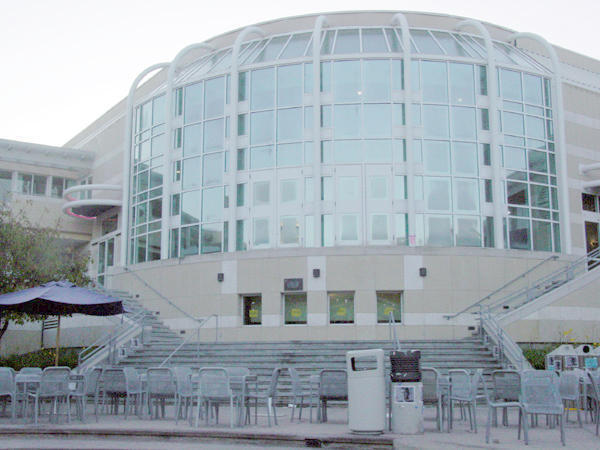
#> input picture CSE252B/hw1/price_center20.jpg, 600 x 450 px, found by its file name
$ jupyter execute --allow-errors HW1.ipynb
#> lines starting #> are read from the running program, lines starting #| are printed output that depends on the picture
# CSE 252B: Computer Vision II, Winter 2018 – Assignment 1
### Instructor: Ben Ochoa
### Due: Wednesday, January 17, 2018, 11:59 PM

## Instructions
* Review the academic integrity and collaboration policies on the course website.
* This assignment must be completed individually.
* This assignment contains both math and programming problems.
* All solutions must be written in this notebook
* Math problems must be done in Markdown/LATEX. Remember to show work and describe your solution.
* Programming aspects of this assignment must be completed using Python in this notebook.
* This notebook contains skeleton code, which should not be modified (This is important for standardization to facilate effeciant grading).
* You may use python packages for basic linear algebra, but you may not use packages that directly solve the problem. Ask the instructor if in doubt.
* You must submit this notebook exported as a pdf. You must also submit this notebook as an .ipynb file.
* You must submit both files (.pdf and .ipynb) on Gradescope. You must mark each problem on Gradescope in the pdf.
* It is highly recommended that you begin working on this assignment early.

## Problem 1 (Math): Line-plane intersection (5 points)
  The line in 3D defined by the join of the points $\boldsymbol{X}_1 = (X_1,
  Y_1, Z_1, T_1)^\top$ and $\boldsymbol{X}_2 = (X_2, Y_2, Z_2, T_2)^\top$
  can be represented as a Plucker matrix $\boldsymbol{L} = \boldsymbol{X}_1
  \boldsymbol{X}_2^\top - \boldsymbol{X}_2 \boldsymbol{X}_1^\top$ or pencil of points
  $\boldsymbol{X}(\lambda) = \lambda \boldsymbol{X}_1 + (1 - \lambda) \boldsymbol{X}_2$
  (i.e., $\boldsymbol{X}$ is a function of $\lambda$).  The line intersects
  the plane $\boldsymbol{\pi} = (a, b, c, d)^\top$ at the point
  $\boldsymbol{X}_{\boldsymbol{L}} = \boldsymbol{L} \boldsymbol{\pi}$ or
  $\boldsymbol{X}(\lambda_{\boldsymbol{\pi}})$, where $\lambda_{\boldsymbol{\pi}}$ is
  determined such that $\boldsymbol{X}(\lambda_{\boldsymbol{\pi}})^\top \boldsymbol{\pi} =
  0$ (i.e., $\boldsymbol{X}(\lambda_{\boldsymbol{\pi}})$ is the point on
  $\boldsymbol{\pi}$).  Show that $\boldsymbol{X}_{\boldsymbol{L}}$ is equal to
  $\boldsymbol{X}(\lambda_{\boldsymbol{\pi}})$ up to scale.

### My solution:

It is obvious that the Plucker matrix $pl\ddot{u}cker$ matrix is a skew symmetric matrix. As the problem statement, there are two ways to see an intersection point:

- By using pencil point $\boldsymbol{X}(\lambda_{\boldsymbol{\pi}})^\top \boldsymbol{\pi} =
  0$, $$(\lambda_{_\boldsymbol{\pi}}\boldsymbol{X_1}^{T} + (1-\lambda_{_\boldsymbol{\pi}})\boldsymbol{X_2}^{T})\boldsymbol{{\pi}} = .0$$ The equation is then solved by $\lambda_{_\boldsymbol{\pi}} = \frac{{\boldsymbol{X_2}^{T}}{\boldsymbol{\pi}}}{ (\boldsymbol{X_2}^{T} - \boldsymbol{X_1}^{T})\boldsymbol{\pi}} $. Setting this parameter to the form pencil of point, the intersection point can be expressed as: $\boldsymbol{X}({{\lambda_{\pi}}})=\frac{\boldsymbol{X_2}^{T}\boldsymbol{\pi}\boldsymbol{X_1} - \boldsymbol{X_1}^{T}\boldsymbol{\pi}\boldsymbol{X_2}}{(\boldsymbol{X_2-X_1})^{T}\boldsymbol{\pi}} = \frac{1}{(\boldsymbol{X_2-X_1})^{T}\boldsymbol{\pi}}({\boldsymbol{X_2}^{T}\boldsymbol{\pi}\boldsymbol{X_1} - \boldsymbol{X_1}^{T}\boldsymbol{\pi}\boldsymbol{X_2}}) = c_0\boldsymbol{X_1} + c_1\boldsymbol{X_2}$, where $c_0$ and $c_1$ are sclars.

- By plugging the $pl\ddot{u}cker$ matrix in $\boldsymbol{X_L} = (\boldsymbol{{X_1}{X_2}^{T} - {X_2}{X_1}^{T}})\boldsymbol{\pi}$.

$$ \boldsymbol{L} =
\begin{pmatrix}
 0 & c_1 & c_2 & c_3\\
 -c_1 & 0 & c_3 & c_4\\
 -c_2 & -c_3 & 0 & c_5\\
 -c_3 & -c_4 & -c_5  & 0\\
\end{pmatrix} = (\boldsymbol{L}_1 + \boldsymbol{L}_2).$$

where $c_1=X_1Y_2-X_2Y_1, c_2=X_1Z_2-X_2Z_1, c_3=X_1T_2-X_2T_1, c_4 = Y_1T_2-Y_2T_1, c_5 = Z_1T_2-Z_2T_1$ and $\boldsymbol{L}_1$ is lower triangle matrix, $\boldsymbol{L}_2$ an upper triangle matrix. Thus: $ \boldsymbol{X_L} = \boldsymbol{L}\boldsymbol{\pi} = (\boldsymbol{L}_1 + \boldsymbol{L}_2)\boldsymbol{\pi}$

When comparing the term $\boldsymbol{{X_1}{X_2}^{T}\boldsymbol{\pi} - {X_2}{X_1}^{T}}\boldsymbol{\pi}$ and ${\boldsymbol{X_2}^{T}\boldsymbol{\pi}\boldsymbol{X_1} - \boldsymbol{X_1}^{T}\boldsymbol{\pi}\boldsymbol{X_2}}$. Their components are same.

Thus, it is summerised that only the scalar $\frac{1}{(\boldsymbol{X_2-X_1})^{T}\boldsymbol{\pi}}$ differs $\boldsymbol{X_L}$ from $\boldsymbol{X(\lambda_{\pi})}$.

## Problem 2 (Math): Line-quadric intersection (5 points)
  In general, a line in 3D intersects a quadric $\boldsymbol{Q}$ at zero, one
  (if the line is tangent to the quadric), or two points.  If the
  pencil of points $\boldsymbol{X}(\lambda) = \lambda \boldsymbol{X}_1 + (1 -
  \lambda) \boldsymbol{X}_2$ represents a line in 3D, the (up to two) real
  roots of the quadratic polynomial $c_2 \lambda_{\boldsymbol{Q}}^2 + c_1
  \lambda_{\boldsymbol{Q}} + c_0 = 0$ are used to solve for the intersection
  point(s) $\boldsymbol{X}(\lambda_{\boldsymbol{Q}})$.  Show that $c_2 =
  \boldsymbol{X}_1^\top \boldsymbol{Q} \boldsymbol{X}_1 - 2 \boldsymbol{X}_1^\top \boldsymbol{Q}
  \boldsymbol{X}_2 + \boldsymbol{X}_2^\top \boldsymbol{Q} \boldsymbol{X}_2$, $c_1 = 2 (
  \boldsymbol{X}_1^\top \boldsymbol{Q} \boldsymbol{X}_2 - \boldsymbol{X}_2^\top \boldsymbol{Q}
  \boldsymbol{X}_2 )$, and $c_0 = \boldsymbol{X}_2^\top \boldsymbol{Q} \boldsymbol{X}_2$.

### My solution:

A point $\boldsymbol{X}$ on a quadric $\boldsymbol{Q}$ can be interpreted as: $\boldsymbol{X^{T}QX} = 0$. Applying the pencil of points, it is seen that: $$\boldsymbol{X}({\lambda}_{Q})^{T}\boldsymbol{Q}\boldsymbol{X}({\lambda}_{Q}) = (\lambda_{Q}\boldsymbol{X}_1^{T} + (1-\lambda_{Q})\boldsymbol{X}_2^{T})\boldsymbol{Q}(\lambda_{Q}\boldsymbol{X}_1 + (1-\lambda_{Q})\boldsymbol{X}_2).$$ Further, expand the equation and it is resulted in: $$ (\boldsymbol{X}_1^{T}\boldsymbol{Q}\boldsymbol{X}_1 - 2\boldsymbol{X}_1^{T}\boldsymbol{Q}\boldsymbol{X}_2 - \boldsymbol{X}_2^{T}\boldsymbol{Q}\boldsymbol{X}_2){\boldsymbol{\lambda}_{Q}}^{2} + 2(\boldsymbol{X}_1^{T}\boldsymbol{Q}\boldsymbol{X}_1 - \boldsymbol{X}_2^{T}\boldsymbol{Q}\boldsymbol{X}_2)\lambda_{Q} + \boldsymbol{X}_2^{T}\boldsymbol{Q}\boldsymbol{X}_2= 0.$$

Comparing this form with the given quadratic polynomial, it is true that: $c_2 =
  \boldsymbol{X}_1^\top \boldsymbol{Q} \boldsymbol{X}_1 - 2 \boldsymbol{X}_1^\top \boldsymbol{Q}
  \boldsymbol{X}_2 + \boldsymbol{X}_2^\top \boldsymbol{Q} \boldsymbol{X}_2$, $c_1 = 2 (
  \boldsymbol{X}_1^\top \boldsymbol{Q} \boldsymbol{X}_2 - \boldsymbol{X}_2^\top \boldsymbol{Q}
  \boldsymbol{X}_2 )$, and $c_0 = \boldsymbol{X}_2^\top \boldsymbol{Q} \boldsymbol{X}_2$

## Problem 3 (Programing): Feature detection (20 points)
Download input data from the course website. The file price_center20.JPG
contains image 1 and the file price_center21.JPG contains image 2.

For each input image, calculate an image where each pixel value is the minor
eigenvalue of the gradient matrix

$N=\left[ \begin{array}{cc}
\sum\limits_w I_x^2 & \sum\limits_w I_x I_y\\
\sum\limits_w I_x I_y & \sum\limits_w I_y^2
\end{array} \right]$

where w is the window about the pixel, and $I_x$ and $I_y$ are the gradient images in
the x and y direction, respectively. Calculate the gradient images using the fivepoint
central difference operator. Set resulting values that are below a specified
threshold value to zero (hint: calculating the mean instead of the sum in N allows
for adjusting the size of the window without changing the threshold value). Apply
an operation that suppresses (sets to 0) local (i.e., about a window) nonmaximum
pixel values in the minor eigenvalue image. Vary these parameters such that
around 600–650 features are detected in each image. For resulting nonzero pixel
values, determine the subpixel feature coordinate using the Forstner corner point
operator.

[cell 1]
import numpy as np
from PIL import Image
import matplotlib.pyplot as plt
import matplotlib.patches as patches
from scipy import ndimage, signal
import math
# open the input images, size of 600*450
I1 = np.array(Image.open('price_center20.JPG'), dtype='float')/255.
I2 = np.array(Image.open('price_center21.JPG'), dtype='float')/255.
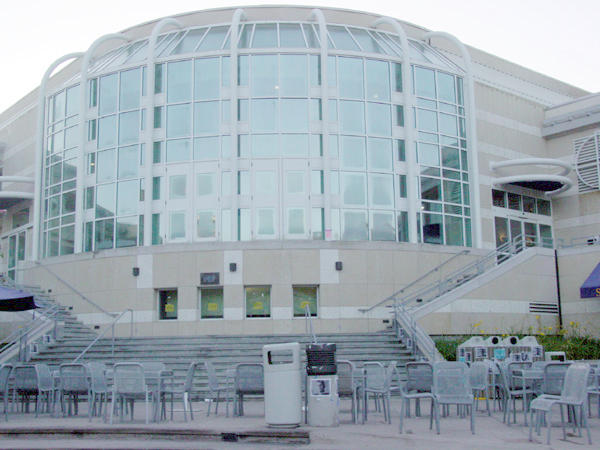
#> input picture CSE252B/hw1/price_center21.jpg, 600 x 450 px, found by its file name

# Display the input images
plt.figure(figsize=(14,8))
plt.subplot(1,2,1)
plt.imshow(I1)
plt.subplot(1,2,2)
plt.imshow(I2)
plt.show()
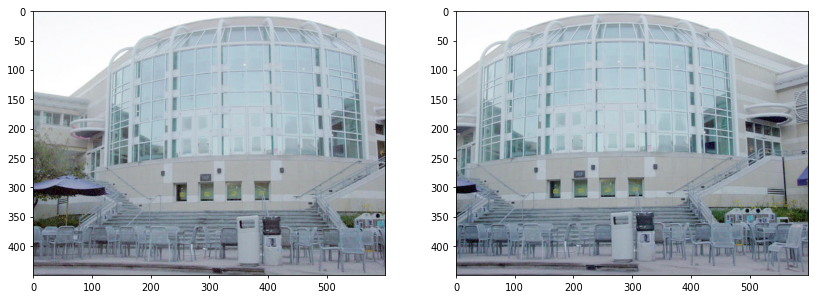
#> figure drawn by matplotlib, 2 panels

[cell 2]
def corner(I, w, t, w_nms):
    # inputs:
    # I is the input image (may be mxn for BW or mxnx3 for RGB)
    # w is the size of the window used to compute the gradient matrix N
    # t is the minor eigenvalue threshold
    # w_nms is the size of the window used for nonmaximal supression
    # outputs:
    # J0 is the mxn image of minor eigenvalues of N before thresholding
    # J1 is the mxn image of minor eigenvalues of N after thresholding
    # J2 is the mxn image of minor eigenvalues of N after nonmaximal supression
    # pts0 is the 2xk list of coordinates of (pixel accurate) corners
    #     (ie. coordinates of nonzero values of J2)
    # pts1 is the 2xk list of coordinates of subpixel accurate corners
    #     found using the Forstner detector
    """my code starts"""
#> called with w = 15, t = 0.08, w_nms = 7

    if len(I.shape) == 3:
        I_gray = 0.2989*I[:,:,0] + 0.5870*I[:,:,1] + 0.1140*I[:,:,2]
    else:
        I_gray = I

    m,n = I.shape[:2]
    J0 = np.zeros((m,n))
    J1 = np.zeros((m,n))
    J2 = np.zeros((m,n))

    gradient_kernel = 1/12*np.array([-1,8,0,-8,1])
    Ix = np.zeros((m,n))
    Iy = np.zeros((m,n))

    # image gradient using five-point-operator
    for i in range(m):
        Ix[i,:] = ndimage.convolve(I_gray[i,:],gradient_kernel,mode = 'reflect')
    for j in range(n):
        Iy[:,j] = (ndimage.convolve(I_gray[:,j].T,gradient_kernel,mode = 'reflect')).T
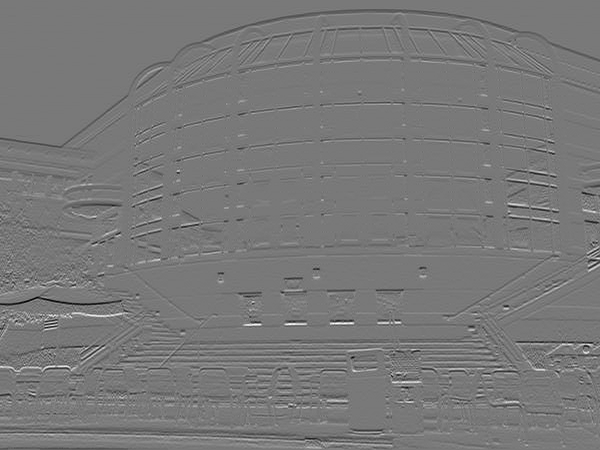
#> Iy: shape (450, 600) float64; min -0.385, max 0.426, mean -0.000983; drawn with min black and max white
    #magnitude = np.sqrt(Ix**2,Iy**2)
    Ixx = np.zeros((m,n))
    Ixy = np.zeros((m,n))
    Iyy = np.zeros((m,n))

    Ixx = np.multiply(Ix,Ix) # elementwise multiplication
    Ixy = np.multiply(Ix,Iy)
    Iyy = np.multiply(Iy,Iy)
    # window for computing N
    window = np.ones((w,w)) # no weight on pixels
    Nxx = signal.convolve2d(Ixx,window,'same','symm')
    Nxy = signal.convolve2d(Ixy,window,'same','symm')
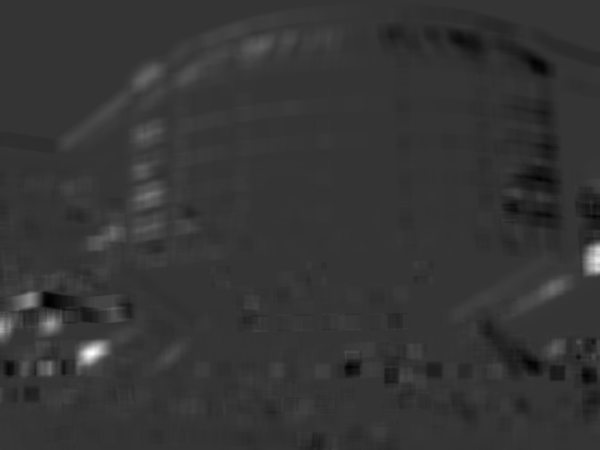
#> Nxy: shape (450, 600) float64; min -0.582, max 2.23, mean 0.00914; drawn with min black and max white
    Nyy = signal.convolve2d(Iyy,window,'same','symm')
    #determinant and trace
    det_N = Nxx*Nyy - Nxy**2
    tr_N = Nxx + Nyy
    # assign minor ew of N before threshold to J0
    #J0 = [1/2*(tr_N-np.sqrt(tr_N**2-4*det_N)) for i in np.where((tr_N**2-4*det_N)>0)]
    for i in range(m):
        for j in range(n):
            if (tr_N[i,j]**2-4*det_N[i,j])>=0:
                J0[i,j] = 1/2*(tr_N[i,j]-np.sqrt(tr_N[i,j]**2-4*det_N[i,j]))
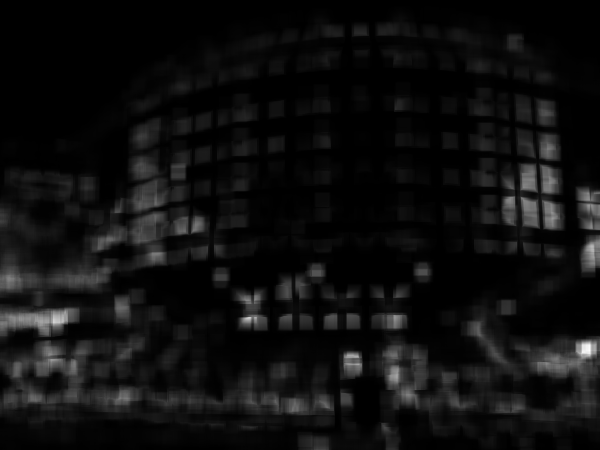
#> J0: shape (450, 600) float64; min 0, max 2.37, mean 0.142; drawn with min black and max white
    # assign minor .... after threshold to J1
    for i in range(m):
        for j in range(n):
            if J0[i,j] >= t:
                J1[i,j] = J0[i,j]
    # nonmaximal supression
    w_nms_half = int((w_nms-1)/2)
    #for J2
    for i in range(w_nms_half, m-w_nms_half):
        for j in range(w_nms_half, n-w_nms_half):
            max_w_nms = np.amax(J1[i-w_nms_half:i+w_nms_half,j-w_nms_half:j+w_nms_half])
            # find where is the pick in J1 and fits in J2
            if J1[i,j] == max_w_nms:
                J2[i,j] = J1[i,j]
    # finding the corner points
    xIxx = np.zeros((m,n))
    yIyy = np.zeros((m,n))
    xIxy = np.zeros((m,n))
    yIxy = np.zeros((m,n))

    #center weighted center of gravity
    for i in range(m):
        xIxx[i,:] = i*Ixx[i,:]
        xIxy[i,:] = i*Ixy[i,:]
    for j in range(n):
        yIyy[:,j] = j*Iyy[:,j]
        yIxy[:,j] = j*Ixy[:,j]
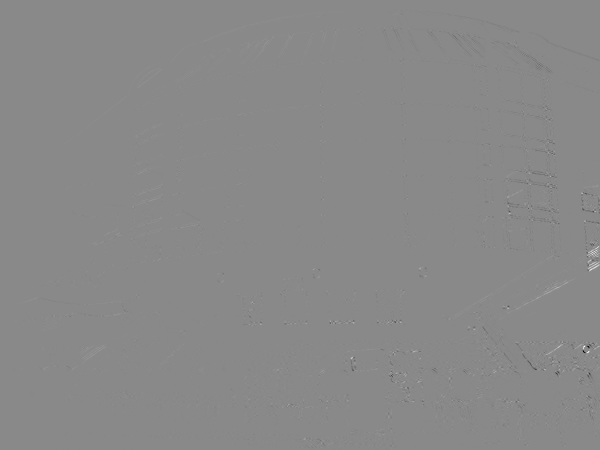
#> yIxy: shape (450, 600) float64; min -45.43, max 38.93, mean 0; drawn with min black and max white
    xIxx_w = signal.convolve2d(xIxx,window,'same','symm')
    xIxy_w = signal.convolve2d(xIxy,window,'same','symm')
    yIxy_w = signal.convolve2d(yIxy,window,'same','symm')
    yIyy_w = signal.convolve2d(yIyy,window,'same','symm')
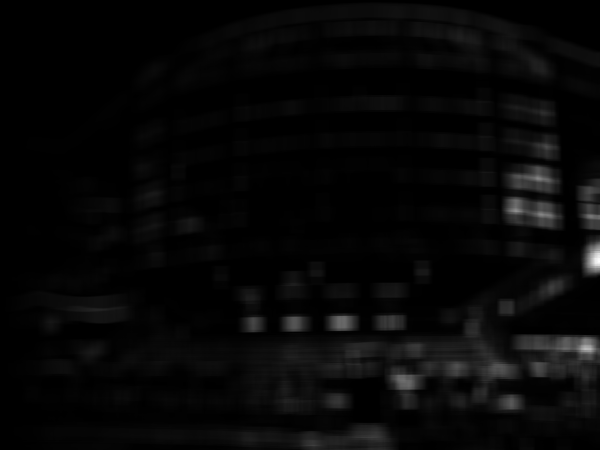
#> yIyy_w: shape (450, 600) float64; min 0, max 3290.7, mean 99.9; drawn with min black and max white
    #corner points
    pts0_x = []
    pts0_y = []
    pts1_x = []
    pts1_y = []
    # solve equation Nx = b
    for i in range(m):
        for j in range(n):
            if J2[i,j]!=0:
                pts0_x.append(j)
                pts0_y.append(i) # cornidates of nonzero values of J2
                N = np.array(([Nxx[i,j],Nxy[i,j]],
                             [Nxy[i,j],Nyy[i,j]]))
                b = np.array(([xIxx_w[i,j]+yIxy_w[i,j]],[xIxy_w[i,j]+yIyy_w[i,j]]))
                x = np.dot(np.linalg.inv(N),b)
                pts1_x.append(int(x[1])) # found using the forstner detector
                pts1_y.append(int(x[0]))
#> after the loop, pts0_x = 614 values, max 596 at index 174, min 3 at index 314, mean 299.2; pts0_y = 614 values from 31 to 446; pts1_x = 614 values, max 595 at index 285, min 4 at index 515, mean 298.7; pts1_y = 614 values, max 446 at index 613, min 31 at index 0, mean 266.2

    pts0 = np.array([pts0_x,pts0_y])
    pts1 = np.array([pts1_x,pts1_y])


    """my code ends"""
    #pts0 = np.vstack((np.random.randint(0,n,(1,625)),np.random.randint(0,m,(1,625)) ))
    #pts1 = pts0 + np.random.randn(2,625)

    return J0, J1, J2, pts0, pts1


# parameters to tune
w = 15  # original was 15
t = .08 # ori was .6
w_nms= 7 #ori was 7

# extract corners
J1_0, J1_1, J1_2, pts1_0, pts1_1 = corner(I1, w, t, w_nms)
J2_0, J2_1, J2_2, pts2_0, pts2_1 = corner(I2, w, t, w_nms)
#> call 2 of corner, with w = 15, t = 0.08, w_nms = 7
#> after the loop in corner (call 2), `for i in range(m):`:
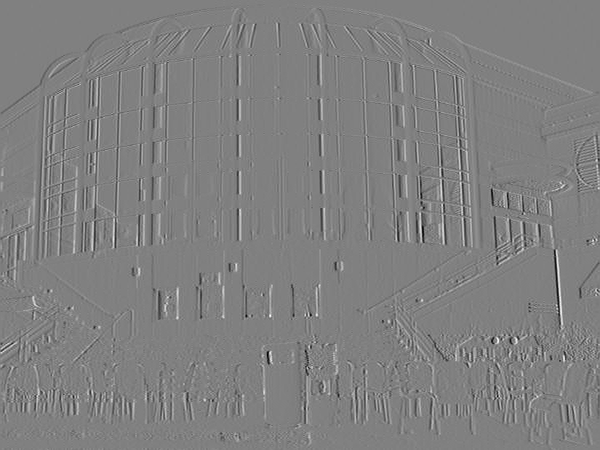
#> Ix: shape (450, 600) float64; min -0.378, max 0.372, mean -4.83e-05; drawn with min black and max white
#> after the loop in corner (call 2), `for j in range(n):`:
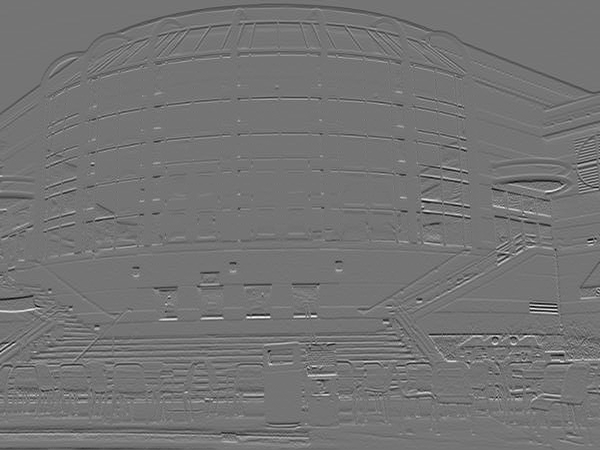
#> Iy: shape (450, 600) float64; min -0.388, max 0.46, mean -0.00104; drawn with min black and max white
#> in corner (call 2), `Ixx = np.multiply(Ix,Ix)`:
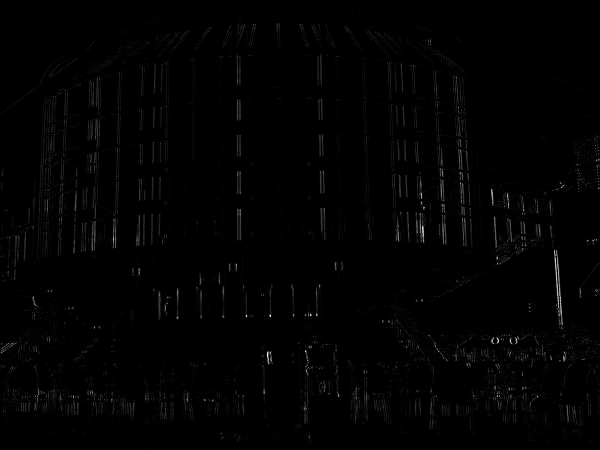
#> Ixx: shape (450, 600) float64; min 0, max 0.143, mean 0.00147; drawn with min black and max white
#> (the rest of the program and of its run is left out)
